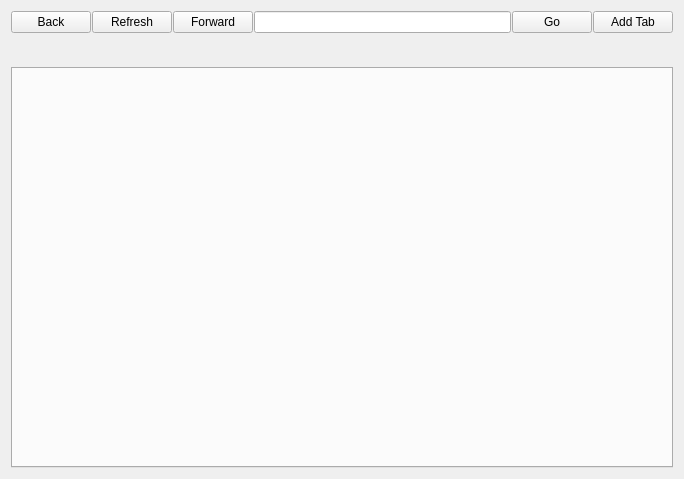
<?xml version="1.0" encoding="UTF-8"?>
<ui version="4.0">
 <class>BrowserWindow</class>
 <widget class="QMainWindow" name="BrowserWindow">
  <property name="geometry">
   <rect>
    <x>0</x>
    <y>0</y>
    <width>684</width>
    <height>479</height>
   </rect>
  </property>
  <property name="windowTitle">
   <string>BrowserWindow</string>
  </property>
  <widget class="QWidget" name="centralWidget">
   <layout class="QVBoxLayout" name="verticalLayout">
    <item>
     <widget class="QWidget" name="ButtonsAndUrl" native="true">
      <layout class="QHBoxLayout" name="horizontalLayout_2">
       <property name="spacing">
        <number>1</number>
       </property>
       <property name="leftMargin">
        <number>0</number>
       </property>
       <property name="topMargin">
        <number>0</number>
       </property>
       <property name="rightMargin">
        <number>0</number>
       </property>
       <property name="bottomMargin">
        <number>0</number>
       </property>
       <item>
        <widget class="QPushButton" name="backButton">
         <property name="text">
          <string>Back</string>
         </property>
        </widget>
       </item>
       <item>
        <widget class="QPushButton" name="refreshButton">
         <property name="text">
          <string>Refresh</string>
         </property>
        </widget>
       </item>
       <item>
        <widget class="QPushButton" name="forwardButton">
         <property name="text">
          <string>Forward</string>
         </property>
        </widget>
       </item>
       <item>
        <widget class="QLineEdit" name="urlEdit"/>
       </item>
       <item>
        <widget class="QPushButton" name="goButton">
         <property name="text">
          <string>Go</string>
         </property>
        </widget>
       </item>
       <item>
        <widget class="QPushButton" name="tabButton">
         <property name="text">
          <string>Add Tab</string>
         </property>
        </widget>
       </item>
      </layout>
     </widget>
    </item>
    <item>
     <widget class="QWidget" name="Bookmarks" native="true">
      <layout class="QHBoxLayout" name="bookmarksLayout">
       <property name="sizeConstraint">
        <enum>QLayout::SetFixedSize</enum>
       </property>
      </layout>
     </widget>
    </item>
    <item>
     <widget class="QTabWidget" name="tabWidget">
      <property name="enabled">
       <bool>true</bool>
      </property>
      <property name="currentIndex">
       <number>-1</number>
      </property>
     </widget>
    </item>
   </layout>
  </widget>
 </widget>
 <layoutdefault spacing="6" margin="11"/>
 <resources/>
 <connections/>
</ui>
